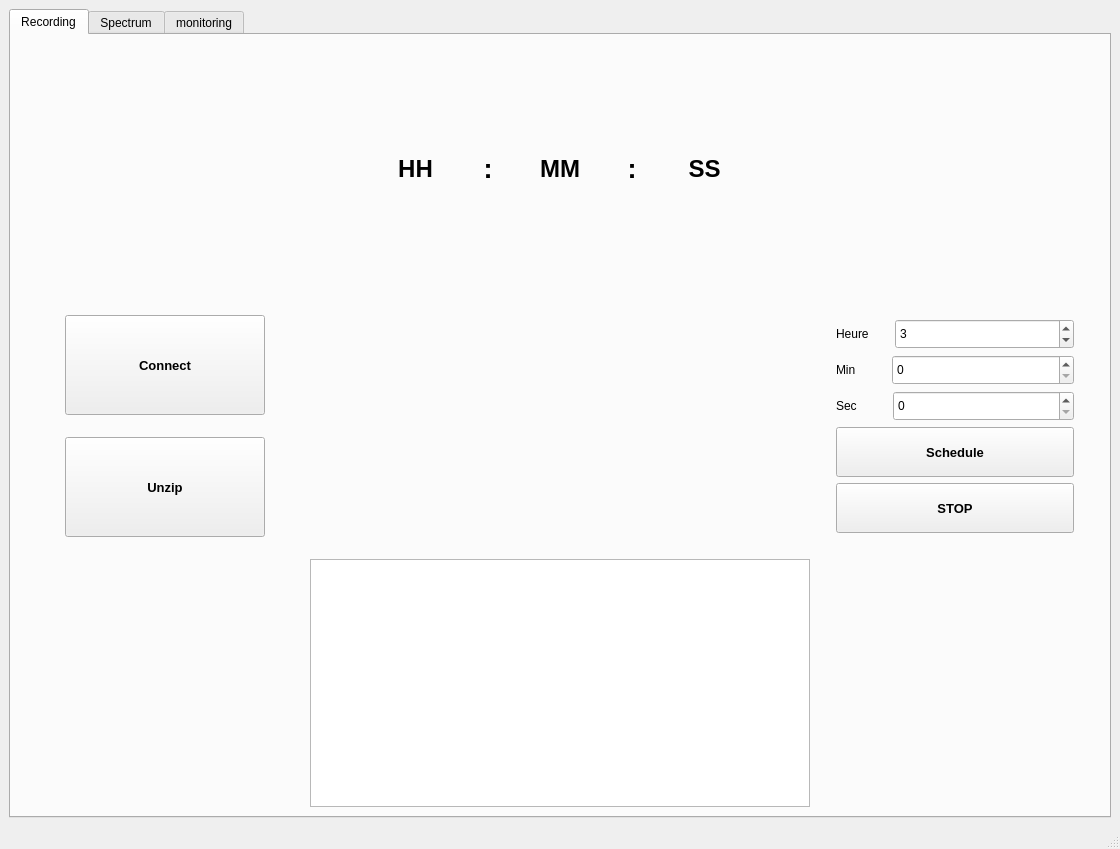
<?xml version="1.0" encoding="UTF-8"?>
<ui version="4.0">
 <class>MainWindow</class>
 <widget class="QMainWindow" name="MainWindow">
  <property name="geometry">
   <rect>
    <x>0</x>
    <y>0</y>
    <width>1120</width>
    <height>849</height>
   </rect>
  </property>
  <property name="windowTitle">
   <string>MainWindow</string>
  </property>
  <property name="iconSize">
   <size>
    <width>5</width>
    <height>30</height>
   </size>
  </property>
  <widget class="QWidget" name="centralwidget">
   <layout class="QGridLayout" name="gridLayout_3">
    <item row="1" column="0">
     <widget class="QTabWidget" name="Notebook">
      <property name="currentIndex">
       <number>0</number>
      </property>
      <widget class="QWidget" name="Recording">
       <attribute name="title">
        <string>Recording</string>
       </attribute>
       <layout class="QGridLayout" name="gridLayout">
        <item row="0" column="0" rowspan="3" colspan="2">
         <layout class="QGridLayout" name="recording">
          <property name="sizeConstraint">
           <enum>QLayout::SetMaximumSize</enum>
          </property>
          <item row="0" column="3">
           <layout class="QHBoxLayout" name="horizontalLayout_5">
            <item>
             <spacer name="verticalSpacer_2">
              <property name="orientation">
               <enum>Qt::Vertical</enum>
              </property>
              <property name="sizeHint" stdset="0">
               <size>
                <width>20</width>
                <height>40</height>
               </size>
              </property>
             </spacer>
            </item>
            <item>
             <spacer name="horizontalSpacer_7">
              <property name="orientation">
               <enum>Qt::Horizontal</enum>
              </property>
              <property name="sizeHint" stdset="0">
               <size>
                <width>40</width>
                <height>20</height>
               </size>
              </property>
             </spacer>
            </item>
           </layout>
          </item>
          <item row="0" column="0">
           <widget class="QFrame" name="frame_5">
            <property name="frameShape">
             <enum>QFrame::StyledPanel</enum>
            </property>
            <property name="frameShadow">
             <enum>QFrame::Raised</enum>
            </property>
           </widget>
          </item>
          <item row="0" column="4">
           <widget class="QFrame" name="frame_6">
            <property name="frameShape">
             <enum>QFrame::StyledPanel</enum>
            </property>
            <property name="frameShadow">
             <enum>QFrame::Raised</enum>
            </property>
           </widget>
          </item>
          <item row="1" column="3">
           <layout class="QGridLayout" name="gridLayout_4">
            <property name="leftMargin">
             <number>20</number>
            </property>
            <property name="topMargin">
             <number>20</number>
            </property>
            <property name="rightMargin">
             <number>20</number>
            </property>
            <property name="bottomMargin">
             <number>20</number>
            </property>
            <item row="0" column="0">
             <layout class="QHBoxLayout" name="horizontalLayout_6">
              <item>
               <widget class="QLabel" name="label">
                <property name="sizePolicy">
                 <sizepolicy hsizetype="Minimum" vsizetype="Preferred">
                  <horstretch>0</horstretch>
                  <verstretch>0</verstretch>
                 </sizepolicy>
                </property>
                <property name="minimumSize">
                 <size>
                  <width>10</width>
                  <height>0</height>
                 </size>
                </property>
                <property name="text">
                 <string>Heure</string>
                </property>
               </widget>
              </item>
              <item>
               <spacer name="horizontalSpacer_4">
                <property name="orientation">
                 <enum>Qt::Horizontal</enum>
                </property>
                <property name="sizeHint" stdset="0">
                 <size>
                  <width>20</width>
                  <height>20</height>
                 </size>
                </property>
               </spacer>
              </item>
              <item>
               <widget class="QSpinBox" name="inputTimer_heure">
                <property name="sizePolicy">
                 <sizepolicy hsizetype="Minimum" vsizetype="Fixed">
                  <horstretch>1</horstretch>
                  <verstretch>0</verstretch>
                 </sizepolicy>
                </property>
                <property name="minimumSize">
                 <size>
                  <width>0</width>
                  <height>30</height>
                 </size>
                </property>
                <property name="value">
                 <number>3</number>
                </property>
               </widget>
              </item>
             </layout>
            </item>
            <item row="1" column="0">
             <layout class="QHBoxLayout" name="horizontalLayout_7">
              <item>
               <widget class="QLabel" name="label_6">
                <property name="minimumSize">
                 <size>
                  <width>30</width>
                  <height>0</height>
                 </size>
                </property>
                <property name="text">
                 <string>Min</string>
                </property>
               </widget>
              </item>
              <item>
               <spacer name="horizontalSpacer_5">
                <property name="orientation">
                 <enum>Qt::Horizontal</enum>
                </property>
                <property name="sizeHint" stdset="0">
                 <size>
                  <width>20</width>
                  <height>20</height>
                 </size>
                </property>
               </spacer>
              </item>
              <item>
               <widget class="QSpinBox" name="inputTimer_minute">
                <property name="sizePolicy">
                 <sizepolicy hsizetype="Minimum" vsizetype="Fixed">
                  <horstretch>1</horstretch>
                  <verstretch>0</verstretch>
                 </sizepolicy>
                </property>
                <property name="minimumSize">
                 <size>
                  <width>0</width>
                  <height>30</height>
                 </size>
                </property>
               </widget>
              </item>
             </layout>
            </item>
            <item row="2" column="0">
             <layout class="QHBoxLayout" name="horizontalLayout_8">
              <item>
               <widget class="QLabel" name="label_7">
                <property name="sizePolicy">
                 <sizepolicy hsizetype="Preferred" vsizetype="Preferred">
                  <horstretch>0</horstretch>
                  <verstretch>1</verstretch>
                 </sizepolicy>
                </property>
                <property name="text">
                 <string>Sec</string>
                </property>
               </widget>
              </item>
              <item>
               <spacer name="horizontalSpacer_6">
                <property name="orientation">
                 <enum>Qt::Horizontal</enum>
                </property>
                <property name="sizeHint" stdset="0">
                 <size>
                  <width>30</width>
                  <height>20</height>
                 </size>
                </property>
               </spacer>
              </item>
              <item>
               <widget class="QSpinBox" name="inputTimer_seconde">
                <property name="sizePolicy">
                 <sizepolicy hsizetype="Minimum" vsizetype="Fixed">
                  <horstretch>1</horstretch>
                  <verstretch>0</verstretch>
                 </sizepolicy>
                </property>
                <property name="minimumSize">
                 <size>
                  <width>30</width>
                  <height>30</height>
                 </size>
                </property>
               </widget>
              </item>
             </layout>
            </item>
            <item row="4" column="0">
             <widget class="QPushButton" name="STOPbutton">
              <property name="sizePolicy">
               <sizepolicy hsizetype="Minimum" vsizetype="Minimum">
                <horstretch>0</horstretch>
                <verstretch>0</verstretch>
               </sizepolicy>
              </property>
              <property name="minimumSize">
               <size>
                <width>0</width>
                <height>50</height>
               </size>
              </property>
              <property name="maximumSize">
               <size>
                <width>16777215</width>
                <height>50</height>
               </size>
              </property>
              <property name="font">
               <font>
                <pointsize>10</pointsize>
                <weight>75</weight>
                <bold>true</bold>
               </font>
              </property>
              <property name="text">
               <string>STOP</string>
              </property>
             </widget>
            </item>
            <item row="3" column="0">
             <widget class="QPushButton" name="ScheduleButton">
              <property name="sizePolicy">
               <sizepolicy hsizetype="Minimum" vsizetype="Minimum">
                <horstretch>0</horstretch>
                <verstretch>0</verstretch>
               </sizepolicy>
              </property>
              <property name="minimumSize">
               <size>
                <width>25</width>
                <height>50</height>
               </size>
              </property>
              <property name="maximumSize">
               <size>
                <width>16777215</width>
                <height>50</height>
               </size>
              </property>
              <property name="font">
               <font>
                <pointsize>10</pointsize>
                <weight>75</weight>
                <bold>true</bold>
               </font>
              </property>
              <property name="text">
               <string>Schedule</string>
              </property>
             </widget>
            </item>
           </layout>
          </item>
          <item row="0" column="2">
           <layout class="QHBoxLayout" name="horizontalLayout">
            <item>
             <widget class="QLabel" name="label_9">
              <property name="styleSheet">
               <string notr="true">background-color: rgba(255, 255, 255, 0);</string>
              </property>
              <property name="text">
               <string/>
              </property>
             </widget>
            </item>
            <item>
             <widget class="QLabel" name="outputTimer_heure">
              <property name="font">
               <font>
                <pointsize>18</pointsize>
                <weight>75</weight>
                <bold>true</bold>
               </font>
              </property>
              <property name="focusPolicy">
               <enum>Qt::NoFocus</enum>
              </property>
              <property name="text">
               <string>HH</string>
              </property>
              <property name="alignment">
               <set>Qt::AlignCenter</set>
              </property>
             </widget>
            </item>
            <item>
             <widget class="QLabel" name="label_4">
              <property name="font">
               <font>
                <pointsize>20</pointsize>
                <weight>75</weight>
                <bold>true</bold>
               </font>
              </property>
              <property name="accessibleName">
               <string notr="true"/>
              </property>
              <property name="text">
               <string>:</string>
              </property>
              <property name="alignment">
               <set>Qt::AlignCenter</set>
              </property>
             </widget>
            </item>
            <item>
             <widget class="QLabel" name="outputTimer_minute">
              <property name="font">
               <font>
                <pointsize>18</pointsize>
                <weight>75</weight>
                <bold>true</bold>
               </font>
              </property>
              <property name="focusPolicy">
               <enum>Qt::NoFocus</enum>
              </property>
              <property name="text">
               <string>MM</string>
              </property>
              <property name="alignment">
               <set>Qt::AlignCenter</set>
              </property>
             </widget>
            </item>
            <item>
             <widget class="QLabel" name="label_5">
              <property name="font">
               <font>
                <pointsize>20</pointsize>
                <weight>75</weight>
                <bold>true</bold>
               </font>
              </property>
              <property name="text">
               <string>:</string>
              </property>
              <property name="alignment">
               <set>Qt::AlignCenter</set>
              </property>
              <property name="indent">
               <number>0</number>
              </property>
             </widget>
            </item>
            <item>
             <widget class="QLabel" name="outputTimer_seconde">
              <property name="font">
               <font>
                <pointsize>18</pointsize>
                <weight>75</weight>
                <bold>true</bold>
               </font>
              </property>
              <property name="focusPolicy">
               <enum>Qt::NoFocus</enum>
              </property>
              <property name="text">
               <string>SS</string>
              </property>
              <property name="alignment">
               <set>Qt::AlignCenter</set>
              </property>
             </widget>
            </item>
            <item>
             <widget class="QLabel" name="label_8">
              <property name="styleSheet">
               <string notr="true">background-color: rgba(255, 255, 255, 0);</string>
              </property>
              <property name="text">
               <string/>
              </property>
             </widget>
            </item>
           </layout>
          </item>
          <item row="1" column="1">
           <layout class="QVBoxLayout" name="verticalLayout">
            <item>
             <layout class="QHBoxLayout" name="horizontalLayout_2">
              <property name="sizeConstraint">
               <enum>QLayout::SetNoConstraint</enum>
              </property>
              <item>
               <widget class="QPushButton" name="ConnectButton">
                <property name="sizePolicy">
                 <sizepolicy hsizetype="Maximum" vsizetype="Preferred">
                  <horstretch>0</horstretch>
                  <verstretch>0</verstretch>
                 </sizepolicy>
                </property>
                <property name="minimumSize">
                 <size>
                  <width>0</width>
                  <height>0</height>
                 </size>
                </property>
                <property name="maximumSize">
                 <size>
                  <width>200</width>
                  <height>100</height>
                 </size>
                </property>
                <property name="font">
                 <font>
                  <pointsize>10</pointsize>
                  <weight>75</weight>
                  <bold>true</bold>
                 </font>
                </property>
                <property name="text">
                 <string>Connect</string>
                </property>
               </widget>
              </item>
             </layout>
            </item>
            <item>
             <layout class="QHBoxLayout" name="horizontalLayout_3">
              <property name="spacing">
               <number>4</number>
              </property>
              <property name="sizeConstraint">
               <enum>QLayout::SetMinAndMaxSize</enum>
              </property>
              <item>
               <widget class="QPushButton" name="UnzipButton">
                <property name="sizePolicy">
                 <sizepolicy hsizetype="Minimum" vsizetype="Minimum">
                  <horstretch>0</horstretch>
                  <verstretch>0</verstretch>
                 </sizepolicy>
                </property>
                <property name="minimumSize">
                 <size>
                  <width>100</width>
                  <height>0</height>
                 </size>
                </property>
                <property name="maximumSize">
                 <size>
                  <width>200</width>
                  <height>100</height>
                 </size>
                </property>
                <property name="font">
                 <font>
                  <pointsize>10</pointsize>
                  <weight>75</weight>
                  <bold>true</bold>
                 </font>
                </property>
                <property name="text">
                 <string>Unzip</string>
                </property>
               </widget>
              </item>
             </layout>
            </item>
           </layout>
          </item>
          <item row="0" column="1">
           <spacer name="horizontalSpacer_3">
            <property name="orientation">
             <enum>Qt::Horizontal</enum>
            </property>
            <property name="sizeHint" stdset="0">
             <size>
              <width>40</width>
              <height>60</height>
             </size>
            </property>
           </spacer>
          </item>
          <item row="2" column="3">
           <layout class="QHBoxLayout" name="horizontalLayout_4">
            <item>
             <spacer name="verticalSpacer">
              <property name="orientation">
               <enum>Qt::Vertical</enum>
              </property>
              <property name="sizeHint" stdset="0">
               <size>
                <width>20</width>
                <height>40</height>
               </size>
              </property>
             </spacer>
            </item>
            <item>
             <spacer name="horizontalSpacer">
              <property name="orientation">
               <enum>Qt::Horizontal</enum>
              </property>
              <property name="sizeHint" stdset="0">
               <size>
                <width>40</width>
                <height>20</height>
               </size>
              </property>
             </spacer>
            </item>
           </layout>
          </item>
          <item row="1" column="2">
           <spacer name="horizontalSpacer_2">
            <property name="orientation">
             <enum>Qt::Horizontal</enum>
            </property>
            <property name="sizeHint" stdset="0">
             <size>
              <width>40</width>
              <height>20</height>
             </size>
            </property>
           </spacer>
          </item>
          <item row="2" column="2">
           <layout class="QGridLayout" name="gridLayout_2">
            <item row="0" column="0">
             <widget class="QPlainTextEdit" name="plainTextEdit">
              <property name="minimumSize">
               <size>
                <width>500</width>
                <height>0</height>
               </size>
              </property>
             </widget>
            </item>
           </layout>
          </item>
         </layout>
        </item>
       </layout>
      </widget>
      <widget class="QWidget" name="Spectrum">
       <attribute name="title">
        <string>Spectrum</string>
       </attribute>
      </widget>
      <widget class="QWidget" name="Monitoring">
       <attribute name="title">
        <string>monitoring</string>
       </attribute>
      </widget>
     </widget>
    </item>
   </layout>
  </widget>
  <widget class="QMenuBar" name="menubar">
   <property name="geometry">
    <rect>
     <x>0</x>
     <y>0</y>
     <width>1120</width>
     <height>21</height>
    </rect>
   </property>
  </widget>
  <widget class="QStatusBar" name="statusbar"/>
 </widget>
 <resources/>
 <connections/>
</ui>
